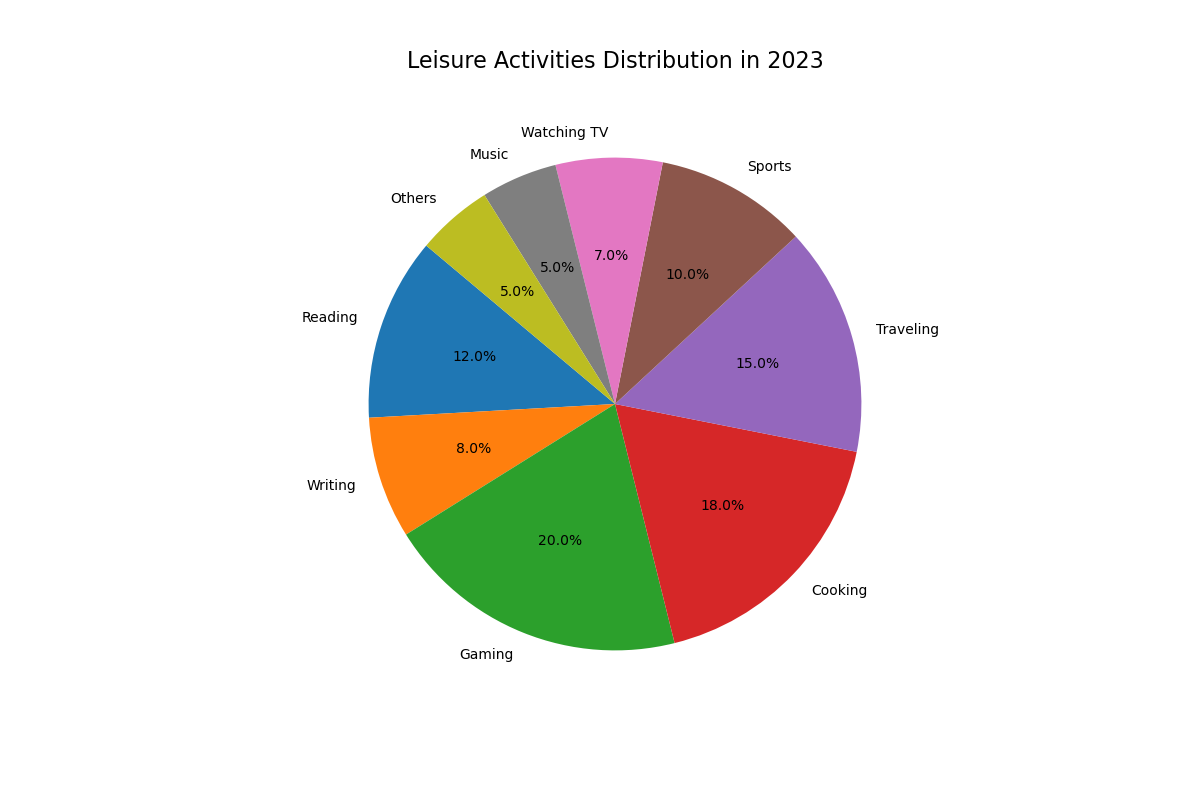

Source code (Python):

import matplotlib.pyplot as plt

# Data points
activities = [
    'Reading', 'Writing', 'Gaming', 'Cooking', 'Traveling',
    'Sports', 'Watching TV', 'Music', 'Others'
]

percentages = [
    12.0, 8.0, 20.0, 18.0, 15.0,
    10.0, 7.0, 5.0, 5.0
]

# Colors for each section
colors = [
    '#1f77b4', '#ff7f0e', '#2ca02c', '#d62728', '#9467bd',
    '#8c564b', '#e377c2', '#7f7f7f', '#bcbd22'
]

# Resize the chart
plt.figure(figsize=(12, 8))

# Create the pie chart
plt.pie(percentages, labels=activities, colors=colors, autopct='%1.1f%%', startangle=140)

# Set the title
plt.title('Leisure Activities Distribution in 2023', fontsize=16, pad=20)

# Display the chart
plt.show()
